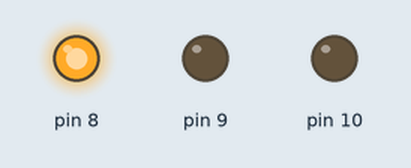
Recording of a sketch running on a simulated Arduino Uno, built with avr-gcc and run on an emulated ATmega328P. On the bench: output pins drawn as LEDs (lit = HIGH).

Above: at 0.5 s.
At 1.5 s:
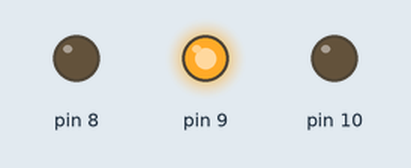
At 5.5 s:
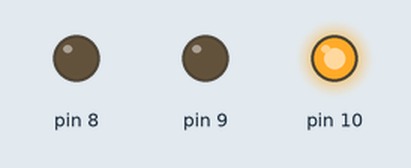
Timing chart, 0 to 6.9 s (numbered marks = the images above):
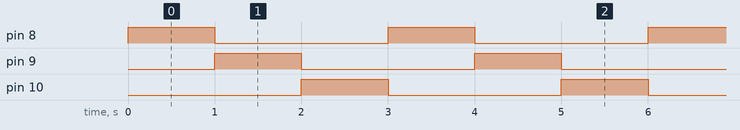

Measured:
- by itself, pin 8–10: alternates HIGH for 1.0 s and LOW for 2.0 s
- by itself, everything shown: repeats every 3.0 s, in 4 steps

The sketch:

01_Traffic_Light.ino
```cpp
// IUBPC Robotics Challenge - Card 1: Traffic Light
// Board: Arduino Uno

void setup() {
  pinMode(8, OUTPUT);
  pinMode(9, OUTPUT);
  pinMode(10, OUTPUT);
}

void loop() {
  digitalWrite(8, HIGH);  delay(1000);  digitalWrite(8, LOW);
  digitalWrite(9, HIGH);  delay(1000);  digitalWrite(9, LOW);
  digitalWrite(10, HIGH); delay(1000);  digitalWrite(10, LOW);
}
```
